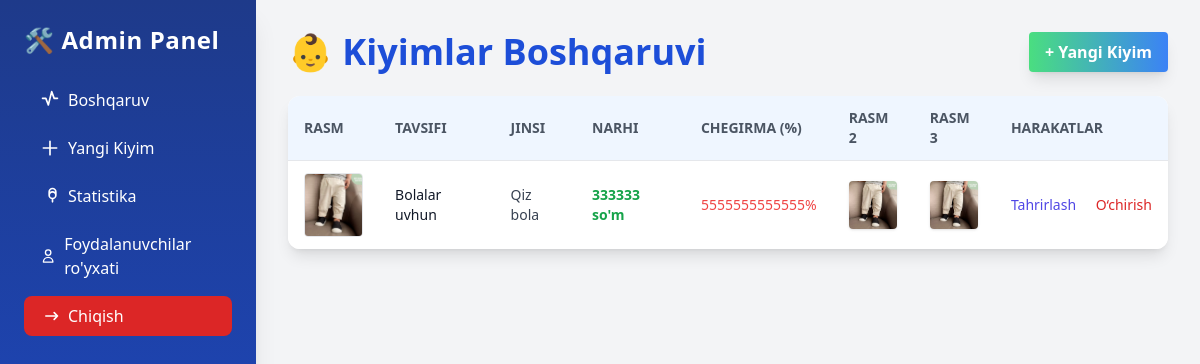
Page /admin-panel/ (signed in) on the earlier database version.
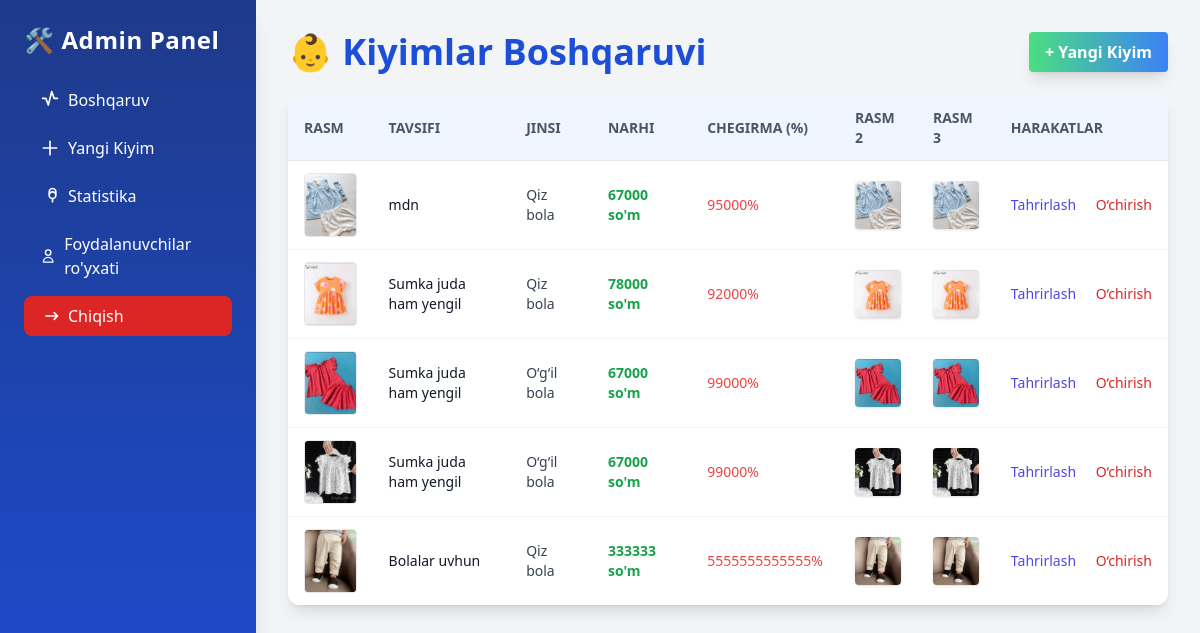
Same page on the later database version.
### base/models.py (models this page shows, shortened)
class Main_Kiyim(models.Model):
    YOSH_CHOICES = [
        ('1', '1 oylik'),
        ('2', '2 oylik'),
        ('3', '3 oylik'),
        ('4', '4 oylik'),
        ('5', '5 oylik'),
        ('6', '6 oylik'),
        ('7', '7 oylik'),
        ('8', '8 oylik'),
        ('9', '9 oylik'),
    ]
    yoshi = models.CharField(
        max_length=2,
        choices=YOSH_CHOICES,
        blank=True,
        null=True,
        verbose_name="Bolalar yoshi"
    )
    GENDER_CHOICES = [
        ('qiz', 'Qiz bola'),
        ('ogil', 'O‘g‘il bola'),
    ]
    jinsi = models.CharField(
        max_length=5,
        choices=GENDER_CHOICES,
        default='qiz',
        verbose_name="Jinsi",
        help_text="Qiz bola yoki o‘g‘il bola uchun"
    )
    pre_balandligi = models.CharField("PRE balandligi", max_length=50, blank=True, null=True)
    pre_kilogrami = models.CharField("PRE kilogrami", max_length=50, blank=True, null=True)
    nb_balandligi = models.CharField("NB balandligi", max_length=50, blank=True, null=True)
    nb_kilogrami = models.CharField("NB kilogrami", max_length=50, blank=True, null=True)
    m3_balandligi = models.CharField("3M balandligi", max_length=50, blank=True, null=True)
    m3_kilogrami = models.CharField("3M kilogrami", max_length=50, blank=True, null=True)
    m6_balandligi = models.CharField("6M balandligi", max_length=50, blank=True, null=True)
    m6_kilogrami = models.CharField("6M kilogrami", max_length=50, blank=True, null=True)
    m9_balandligi = models.CharField("9M balandligi", max_length=50, blank=True, null=True)
    m9_kilogrami = models.CharField("9M kilogrami", max_length=50, blank=True, null=True)
    main_img = models.ImageField(upload_to='kiyimlar/', blank=True, null=True)
    birinchi_img = models.ImageField(upload_to='kiyimlar/', blank=True, null=True)
    ikkinchi_img = models.ImageField(upload_to='kiyimlar/', blank=True, null=True)
    tavsifi = models.CharField(max_length=100)
    narhi = models.PositiveIntegerField()
    skidkasi = models.PositiveIntegerField(
    blank=True,
    null=True,
    verbose_name="Chegirma (%)",
    help_text="Chegirma foizi, agar yo'q bo‘lsa bo‘sh qoldiring"
    )
    balandligi = models.CharField(max_length=200, null=True, blank=True)
    kilogrami = models.CharField(max_length=50, null=True, blank=True)
    kiyim_haqida = models.TextField(null=True, blank=True)
    birinchi_xususiyati = models.CharField(max_length=50, null=True, blank=True)
    ikkinchi_xususiyati = models.CharField(max_length=50, null=True, blank=True)
    uchunchi_xususiyati = models.CharField(max_length=50, null=True, blank=True)
    tortinchi_xususiyati = models.CharField(max_length=50, null=True, blank=True)
    beshinchi_xususiyati = models.CharField(max_length=50, null=True, blank=True)
    oltinchi_xususiyati = models.CharField(max_length=50, null=True, blank=True)
    class Meta:
        verbose_name = "Asosiy kiyim"
        verbose_name_plural = "Asosiy kiyimlar"
        ordering = ['-id']

### controlpanel/views.py (the view)
# urls.py: path('', views.dashboard, name='dashboard'),
@login_required
def dashboard(request):
    kiyimlar = Main_Kiyim.objects.all()
    return render(request, 'dashboard.html', {'products': kiyimlar})

### controlpanel/templates/dashboard.html (shortened to what this page needs)
{% extends 'admin_base.html' %}
{% block content %}
<div class="flex items-center justify-between mb-6">
  <h1 class="text-4xl font-extrabold text-blue-700">👶 Kiyimlar Boshqaruvi</h1>
  <a href="{% url 'controlpanel:product_add' %}" class="bg-gradient-to-r from-green-400 to-blue-500 hover:from-green-500 hover:to-blue-600 text-white font-semibold py-2 px-4 rounded shadow-lg">+ Yangi Kiyim</a>
</div>
<div class="overflow-x-auto bg-white rounded-xl shadow-lg">
  <table class="min-w-full divide-y divide-gray-200 text-sm">
    <thead class="bg-blue-50">
      <tr>
        <th class="px-4 py-3 text-left font-semibold text-gray-600 uppercase">Rasm</th>
        <th class="px-4 py-3 text-left font-semibold text-gray-600 uppercase">Tavsifi</th>
        <th class="px-4 py-3 text-left font-semibold text-gray-600 uppercase">Jinsi</th>
        <th class="px-4 py-3 text-left font-semibold text-gray-600 uppercase">Narhi</th>
        <th class="px-4 py-3 text-left font-semibold text-gray-600 uppercase">Chegirma (%)</th>
        <th class="px-4 py-3 text-left font-semibold text-gray-600 uppercase">Rasm 2</th>
        <th class="px-4 py-3 text-left font-semibold text-gray-600 uppercase">Rasm 3</th>
        <th class="px-4 py-3 text-left font-semibold text-gray-600 uppercase">Harakatlar</th>
      </tr>
    </thead>
    <tbody class="bg-white divide-y divide-gray-100">
      {% for product in products %}
      <tr class="hover:bg-blue-50">
        <td class="px-4 py-3">
          {% if product.main_img %}
            <img src="{{ product.main_img.url }}" alt="main" class="w-16 h-16 object-cover rounded border hover:scale-105 transition-transform duration-200 cursor-pointer" onclick="openModal('{{ product.main_img.url }}')" title="Asosiy rasm" />
          {% else %}<span class="text-gray-400 italic">-</span>{% endif %}
        </td>
        <td class="px-4 py-3 text-gray-900">{{ product.tavsifi }}</td>
        <td class="px-4 py-3 text-gray-700">{{ product.get_jinsi_display }}</td>
        <td class="px-4 py-3 text-green-600 font-bold">{{ product.narhi }} so'm</td>
        <td class="px-4 py-3 text-red-500">{{ product.skidkasi }}%</td>
        <td class="px-4 py-3">
          {% if product.birinchi_img %}
            <img src="{{ product.birinchi_img.url }}" alt="1-img" class="w-12 h-12 object-cover rounded shadow cursor-pointer" onclick="openModal('{{ product.birinchi_img.url }}')" title="1-rasm" />
          {% else %}<span class="text-gray-400 italic">-</span>{% endif %}
        </td>
        <td class="px-4 py-3">
          {% if product.ikkinchi_img %}
            <img src="{{ product.ikkinchi_img.url }}" alt="2-img" class="w-12 h-12 object-cover rounded shadow cursor-pointer" onclick="openModal('{{ product.ikkinchi_img.url }}')" title="2-rasm" />
          {% else %}<span class="text-gray-400 italic">-</span>{% endif %}
        </td>
        <td class="px-4 py-3 whitespace-nowrap">
          <a href="{% url 'controlpanel:product_edit' product.pk %}" class="text-indigo-600 hover:underline">Tahrirlash</a>
          <a href="{% url 'controlpanel:product_delete' product.pk %}" class="text-red-600 hover:underline ml-4">O‘chirish</a>
        </td>
      </tr>
      {% empty %}
      <tr>
        <td colspan="8" class="px-6 py-4 text-center text-gray-400">Hech qanday kiyim yo‘q.</td>
      </tr>
      {% endfor %}
    </tbody>
  </table>
</div>
{% endblock %}

Differences in the rows shown:
added Main_Kiyim: main_img (picture), tavsifi "mdn", jinsi "Qiz bola", narhi "67000", skidkasi "95000", birinchi_img (picture), ikkinchi_img (picture)
added Main_Kiyim: main_img (picture), tavsifi "Sumka juda ham yengil", jinsi "Qiz bola", narhi "78000", skidkasi "92000", birinchi_img (picture), ikkinchi_img (picture)
added Main_Kiyim: main_img (picture), tavsifi "Sumka juda ham yengil", jinsi "O‘g‘il bola", narhi "67000", skidkasi "99000", birinchi_img (picture), ikkinchi_img (picture)
added Main_Kiyim: main_img (picture), tavsifi "Sumka juda ham yengil", jinsi "O‘g‘il bola", narhi "67000", skidkasi "99000", birinchi_img (picture), ikkinchi_img (picture)
